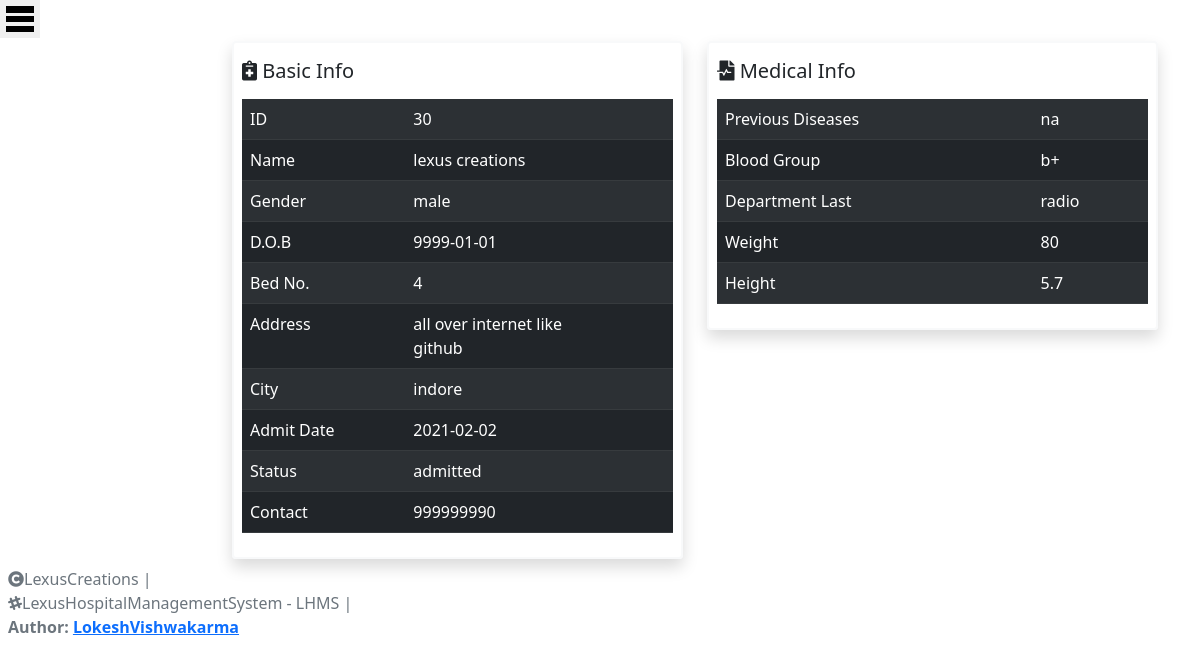
The app's page /profile.php?id=30 (signed in) with its own data.
### tables this page shows
CREATE TABLE `patients` (
  `id` int(11) NOT NULL,
  `fname` varchar(45) NOT NULL,
  `lname` varchar(45) NOT NULL,
  `sex` varchar(10) NOT NULL,
  `bed_no` int(255) NOT NULL,
  `bday` date NOT NULL,
  `address` varchar(255) NOT NULL,
  `city` varchar(30) NOT NULL,
  `admit_date` date NOT NULL DEFAULT current_timestamp(),
  `status` varchar(255) DEFAULT NULL,
  `prv_decs` varchar(10) NOT NULL,
  `bd_gp` varchar(10) DEFAULT NULL,
  `lst_dprt` varchar(255) DEFAULT NULL,
  `weight` int(11) NOT NULL,
  `height` varchar(25) NOT NULL,
  `mobile` varchar(11) NOT NULL
);

### controller/DBConnect.php (called while the page is built, shortened)
<?php
class DBConnect {
    private $db = NULL;
    public function __construct() {
        $dsn = 'mysql:dbname=' . self::DB_NAME . ';host=' . self::DB_SERVER;
        try {
            $this->db = new PDO($dsn, self::DB_USER, self::DB_PASSWORD);
        } catch (PDOException $error) {
            throw new IllegalArgumentException('Connection failed: ' .$error->getMessage());
        }
        return $this->db;
    }
    public function getPatientsProfileById($id){
        $stmt = $this->db->prepare("SELECT * FROM patients WHERE id=?");
        $stmt->execute([$id]);
        return $stmt->fetchAll();
    }
}
$db = new DBConnect();
?>

### profile.php (the view, shortened to what this page needs)
<?php
    require_once './controller/DBConnect.php';
    $db->authLogin("1");
?>
<?php
    include './views/layout/header.php';
?>
<?php
    include './views/layout/topNavBar.php';
?>
<?php
    $result = $db->getPatientsProfileById($_GET['id']);
?>
<div class="container">
    <div class="row justify-content-end">
        <div class="col-md-5">
            <div class="border border-light border-2 shadow rounded p-2">
                    <table class="table-condensed table table-dark table-striped caption-top">
                    <caption><h5 class="text-dark"><i class="fas fa-notes-medical"></i> Basic Info</h5></caption>
                        <tr>
                            <td><label>ID</label></td>
                            <td><?= $result[0]['id']; ?></td>
                        </tr>
                        <tr>
                            <td><label>Name</label></td>
                            <td><?= $result[0]['fname']." ".$result[0]['lname']; ?></td>
                        </tr>
                        <tr>
                            <td><label>Gender</label></td>
                            <td><?= $result[0]['sex']; ?></td>
                        </tr>
                        <tr>
                            <td><label>D.O.B</label></td>
                            <td><?= $result[0]['bday']; ?></td>
                        </tr>
                        <tr>
                            <td><label>Bed No.</label></td>
                            <td><?= $result[0]['bed_no']; ?></td>
                        </tr>
                        <tr>
                            <td><label>Address</label></td>
                            <td><?= wordwrap($result[0]['address'], 25, '<br>'); ?></td>
                        </tr>
                        <tr>
                            <td><label>City</label></td>
                            <td><?= $result[0]['city']; ?></td>
                        </tr>
                        <tr>
                            <td><label>Admit Date</label></td>
                            <td><?= $result[0]['admit_date']; ?></td>
                        </tr>
                        <tr>
                            <td><label>Status</label></td>
                            <td><?= $result[0]['status']; ?></td>
                        </tr>
                        <tr>
                            <td><label>Contact</label></td>
                            <td><?= $result[0]['mobile']; ?></td>
                        </tr>
                    </table>
            </div>
        </div>
        <div class="col-md-5">
            <div class="border border-light border-2 shadow rounded p-2">
                    <table aria-describedby="tabDesc" class="table table-condensed table-dark table-striped caption-top">
                    <caption><h5 class="text-dark"><i class="fas fa-file-medical-alt"></i> Medical Info</h5></caption>
                        <tr>
                            <td><label>Previous Diseases</label></td>
                            <td><?= $result[0]['prv_decs']; ?></td>
                        </tr>
                        <tr>
                            <td><label>Blood Group</label></td>
                            <td><?= $result[0]['bd_gp']; ?></td>
                        </tr>
                        <tr>
                            <td><label>Department Last</label></td>
                            <td><?= $result[0]['lst_dprt']; ?></td>
                        </tr>
                        <tr>
                            <td><label>Weight</label></td>
                            <td><?= $result[0]['weight']; ?></td>
                        </tr>
                        <tr>
                            <td><label>Height</label></td>
                            <td><?= $result[0]['height']; ?></td>
                        </tr>
                    </table>
            </div>
        </div>
    </div>
</div>
<?php
    include './views/layout/footer.php';
?>

### views/layout/header.php (shortened to what this page needs)
<!DOCTYPE html>
<html lang="en-US">
    <head>
        <link rel="stylesheet" href="./assets/css/style.css">
        <link rel="stylesheet" href="https://use.fontawesome.com/releases/v5.5.0/css/all.css">
        <link href="https://cdn.jsdelivr.net/npm/bootstrap@5.0.0-beta3/dist/css/bootstrap.min.css" rel="stylesheet">
    </head>
    <body>

### views/layout/topNavBar.php (shortened to what this page needs)
<nav class="navBar">
    <div class="navSecCon">
        <div class="navbar-head">
            <button type="button" class="navbar-toggle-trigger" data-toggle="collapse" data-target="#navbar" aria-expanded="false" aria-controls="navbar">
              <span class="icon-bar"></span>
              <span class="icon-bar"></span>
              <span class="icon-bar"></span>
          </button>
        </div>
        <div class="navBar-body">
        </div>
    </div>
</nav>

### views/layout/footer.php (shortened to what this page needs)
        <footer class="cusFooter">
            <div class="text-secondary"><i class="fas fa-copyright"></i>LexusCreations |</div>
            <div class="text-secondary"><i class="fab fa-slack-hash"></i>LexusHospitalManagementSystem - LHMS | </div>
            <div class="fw-bold text-secondary">Author: <a target="_blank" href="https://github.com/lexuscreations">LokeshVishwakarma</a></div>
        </footer>
    </body>
</html>

### assets/css/common.css (style rules this page uses)
* { margin: 0; padding: 0; box-sizing: border-box; transition: 0.2s; }
body { overflow-x: hidden; width: 100%; height: auto; }

### assets/css/pages/topNavBar.css (style rules this page uses)
.navBar .navSecCon { width: 100%; }
.navbar-head .navbar-toggle-trigger { border: none; padding: 0.2rem; }
.navbar-head .navbar-toggle-trigger .icon-bar { display: block; background: #000; width: 1.7rem; margin: 0.2rem; padding: 0.2rem; height: 0.2rem; position: relative; }
.navBar-body { position: absolute; }

### assets/css/pages/footer.css (style rules this page uses)
.cusFooter { margin: 0.5rem; position: absolute; }

### records on screen
patients: id "30", fname "lexus", lname "creations", sex "male", bday "9999-01-01", bed_no "4", address "all over internet like github", city "indore", admit_date "2021-02-02", status "admitted", mobile "999999990", prv_decs "na", bd_gp "b+", lst_dprt "radio", weight "80", height "5.7"
